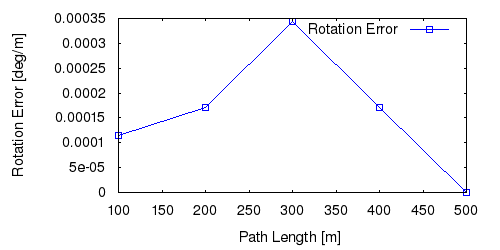

Recreate this plot in gnuplot.
set term postscript eps enhanced color
set output "03_rl.eps"
set size ratio 0.5
set yrange [0:*]
set xlabel "Path Length [m]"
set ylabel "Rotation Error [deg/m]"
plot "03_rl.txt" using 1:($2*57.3) title 'Rotation Error' lc rgb "#0000FF" pt 4 w linespoints
